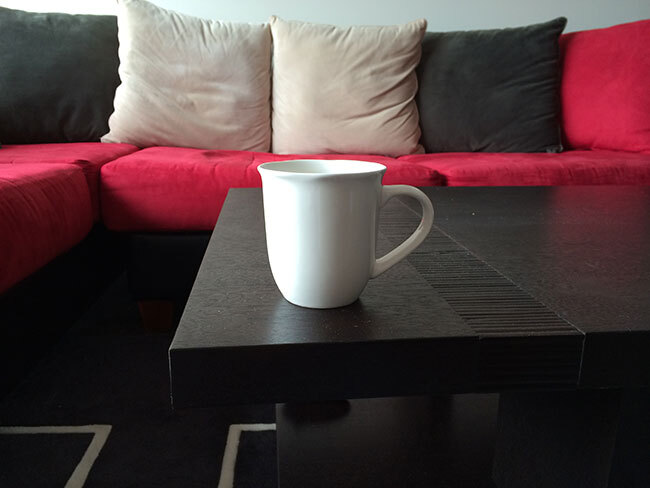
#> input picture assets/source_01.jpg, 650 x 488 px
$ python translation.py --image ../assets/source_01.jpg
#> lines starting #> are read from the running program, lines starting #| are printed output that depends on the picture
# import the necessary packages
import numpy as np
import argparse
import imutils
import cv2
# construct the argument parser and parse the arguments
ap = argparse.ArgumentParser()
ap.add_argument("-i", "--image", required=True,
help="Path to the image")
args = vars(ap.parse_args())
# load the image and show it
image = cv2.imread(args["image"])
#> image is the input picture: shape (488, 650, 3); mean B, G, R 64.3, 63.2, 82.3
cv2.imshow("Original", image)

# NOTE: Translating (shifting) an image is given by aNumPy matrix in
# the form:
# [[1, 0, shiftX], [0, 1, shiftY]]
# You simply need to specify how many pixels you want to shift the image
# in the X and Y direction -- let's translate the image 25 pixels to the
# right and 50 pixels down
M = np.float32([[1, 0, -15], [0, 1, -20]])
shifted = cv2.warpAffine(image, M,
(image.shape[1], image.shape[0]))
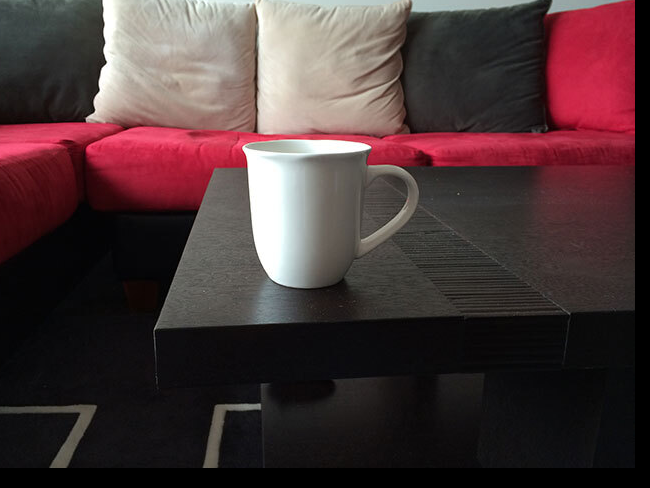
#> shifted: shape (488, 650, 3); mean B, G, R 55.5, 54.4, 73.6
cv2.imshow("Shifted Down and Right", shifted)

# now, let's shift the image 50 pixels to the left and 90 pixels up, we
# accomplish this using negative values
M = np.float32([[1, 0, -50], [0, 1, -90]])
shifted = cv2.warpAffine(image, M,
(image.shape[1], image.shape[0]))
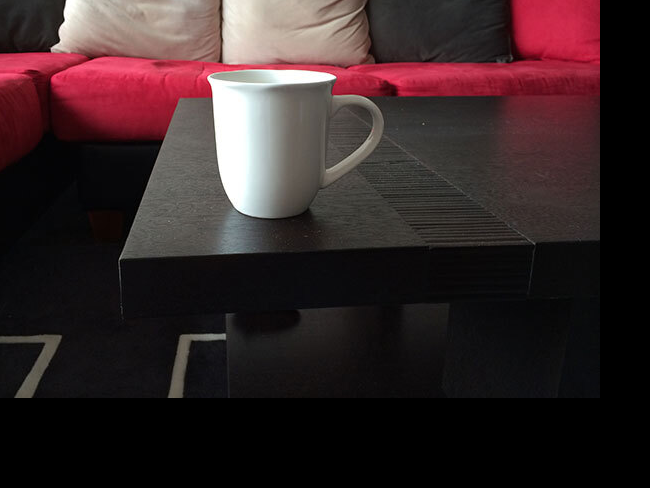
#> shifted: shape (488, 650, 3); mean B, G, R 39.1, 37.8, 53.2
cv2.imshow("Shifted Up and Left", shifted)


#use imutils
shifted = imutils.translate(image, 0, 100)
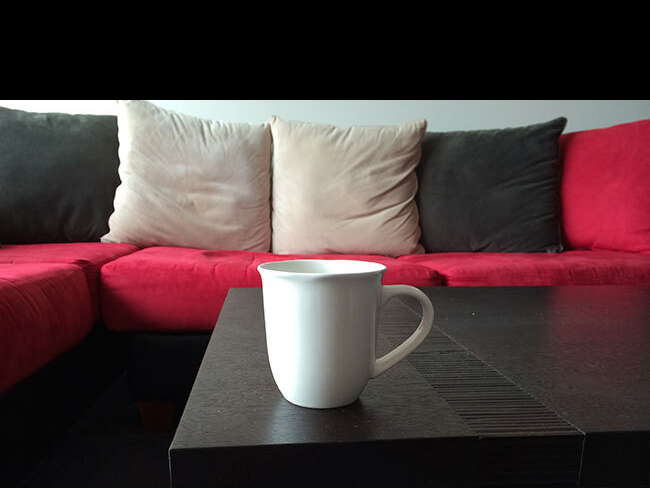
#> shifted: shape (488, 650, 3); mean B, G, R 60.4, 59.5, 78.4
cv2.imshow("Shifted Down", shifted)
cv2.waitKey(0)

$ run again, on assets/source_03.jpg
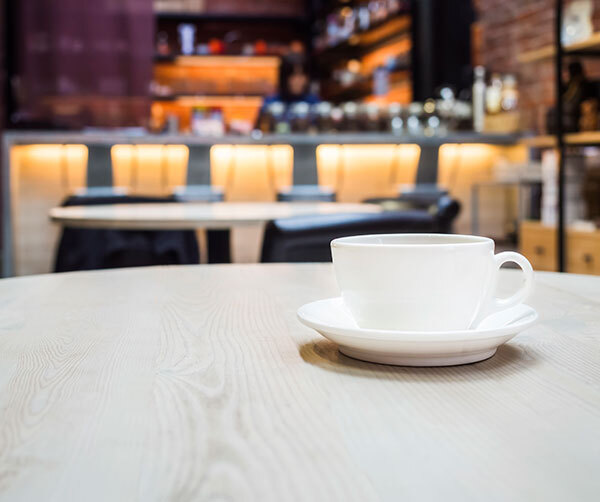
#> input picture assets/source_03.jpg, 600 x 502 px
#> image is the input picture: shape (502, 600, 3); mean B, G, R 146, 153.4, 166.8
#> `shifted = cv2.warpAffine(image, M, (image.shape[1], image.shape[0]))`:
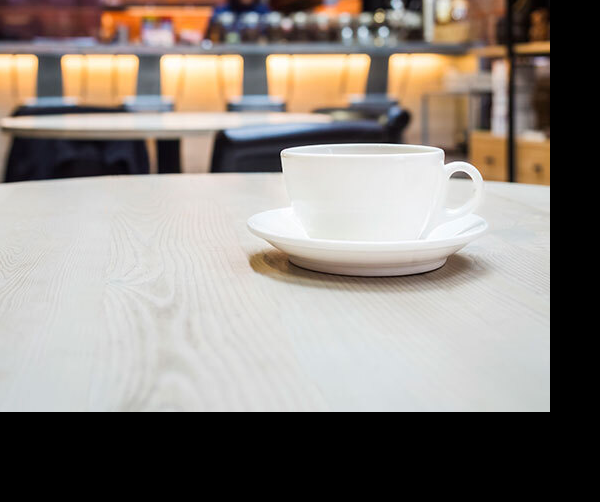
#> shifted: shape (502, 600, 3); mean B, G, R 126, 132.2, 139.4
#> `shifted = imutils.translate(image, 0, 100)`:
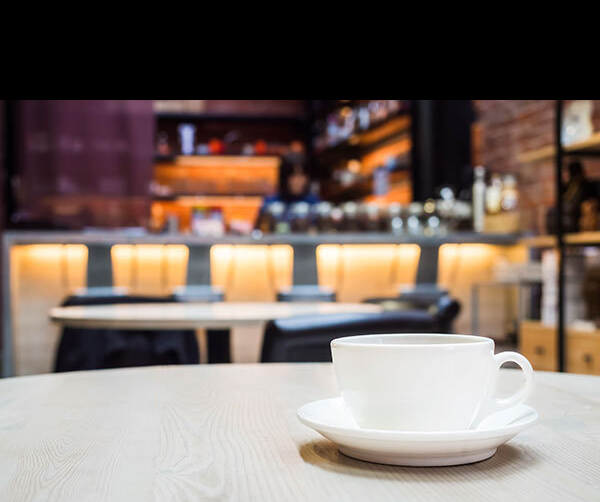
#> shifted: shape (502, 600, 3); mean B, G, R 103.2, 110.5, 124.4

$ run again, on assets/templete.jpg
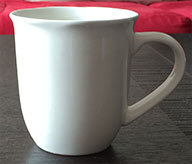
#> input picture assets/templete.jpg, 192 x 164 px
#> image is the input picture: shape (164, 192, 3); mean B, G, R 118.6, 119.9, 133.8
#> `shifted = cv2.warpAffine(image, M, (image.shape[1], image.shape[0]))`:
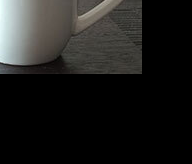
#> shifted: shape (164, 192, 3); mean B, G, R 29, 30.5, 30.7
#> `shifted = imutils.translate(image, 0, 100)`:
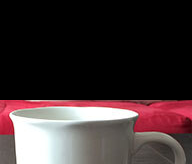
#> shifted: shape (164, 192, 3); mean B, G, R 50.8, 49.7, 63.3
